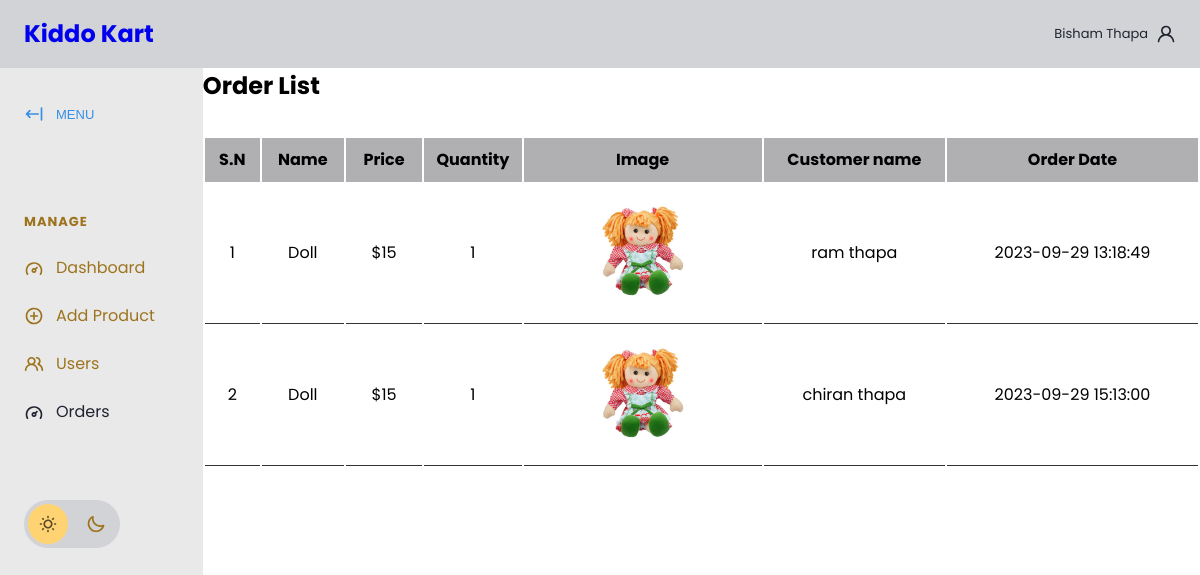
The page /php/viewproducts.php (signed in) on the database its author committed.
### tables this page shows
CREATE TABLE `orders` (
  `order_id` int(11) NOT NULL,
  `product_id` int(11) DEFAULT NULL,
  `users_id` int(11) DEFAULT NULL,
  `order_quantity` int(11) NOT NULL,
  `Order_Date` timestamp NOT NULL DEFAULT current_timestamp() ON UPDATE current_timestamp()
);

CREATE TABLE `products` (
  `id` int(11) NOT NULL,
  `categories` varchar(227) NOT NULL,
  `product_name` varchar(225) DEFAULT NULL,
  `product_price` varchar(225) DEFAULT NULL,
  `product_img` varchar(225) DEFAULT NULL,
  `c_id` int(11) DEFAULT NULL,
  `descriptions` varchar(200) DEFAULT NULL
);

CREATE TABLE `users` (
  `ID` int(11) NOT NULL,
  `Username` varchar(100) DEFAULT NULL,
  `Email` varchar(100) DEFAULT NULL,
  `Password` varchar(100) DEFAULT NULL,
  `Age` int(11) DEFAULT NULL,
  `UserRole` varchar(10) NOT NULL,
  `Phone_No` varchar(200) NOT NULL
);

### php/viewproducts.php (the view, shortened to what this page needs)
<?php
include_once('connection.php');
$username = $_SESSION['username']
?>
<!DOCTYPE html>
<html lang="en">
<head>
    <link rel="stylesheet" href="https://cdn.jsdelivr.net/npm/modern-normalize@1.1.0/modern-normalize.min.css">
    <link href='https://unpkg.com/boxicons@2.1.4/css/boxicons.min.css' rel='stylesheet'>
    <link rel="stylesheet" href="app.css">
    <link rel="stylesheet" href="./product.css">
</head>
<body>
    <header id="main-header">
        <nav>
            <ul>
                <li id="main-header__logo">
                    <a href="./admindb.html">
                        <h1>Kiddo Kart</h1>
                    </a>
                </li>
            </ul>
            <a href="#">
                <span><?php echo $username ?></span>
                <svg>
                    <use xlink:href="#icon-user"></use>
                </svg>
            </a>
        </nav>
    </header>
    <section id="main">
        <div id="sidebar">
            <button id="sidebar__collapse">
                <svg>
                    <use xlink:href="#icon-collapse"></use>
                </svg>
                <span>MENU</span>
            </button>
            <nav id="sidebar__nav">
            <ul>
               <li class="menu-heading"><span>Manage</span></li>
               <li>
                  <a href="admindb.php">
                     <svg>
                        <use xlink:href="#icon-dashboard"></use>
                     </svg>
                     <span>Dashboard</span>
                  </a>
               </li>
               <li>
                  <a href="./addproduct.php">
                     <svg>
                        <use xlink:href="#icon-add"></use>
                     </svg>
                     <span>Add Product</span>
                  </a>
               </li>
               <li>
                  <a href="userlist.php">
                     <svg>
                        <use xlink:href="#icon-users"></use>
                     </svg>
                     <span>Users</span>
                  </a>
               </li>
                    <li>
                        <a href="#" class="active">
                            <svg>
                                <use xlink:href="#icon-dashboard"></use>
                            </svg>
                            <span>Orders</span>
                        </a>
                    </li>
            </nav>
            <div id="sidebar__theme-switcher">
                <svg id="sidebar__theme-switcher__sun">
                    <use xlink:href="#icon-sun"></use>
                </svg>
                <svg id="sidebar__theme-switcher__moon">
                    <use xlink:href="#icon-moon"></use>
                </svg>
            </div>
        </div>
        <div class="form-container">
            <h1>Order List</h1>
            <div class="admin-product-form-container">
                <?php
                            $select = "SELECT  * FROM orders c
                            INNER JOIN products p ON p.id = c.product_id
                            INNER JOIN users u ON u.ID = c.users_id";
                $stmt = mysqli_prepare($conn, $select);
                mysqli_stmt_execute($stmt);
                $result = mysqli_stmt_get_result($stmt);
                $sn = 1;
                ?>
                <div class="product-display">
                    <table class="product-display-table">
                        <thead>
                            <tr>
                                <th>S.N</th>
                                <th>Name</th>
                                <th>Price</th>
                                <th>Quantity</th>
                                <th>Image</th>
                                <th>Customer name</th>
                                <th>Order Date</th>
                            </tr>
                        </thead>
                        <?php
                        while ($row = mysqli_fetch_assoc($result)) {
                            ?>
                            <tr>
                                <td>
                                    <?php echo $sn++; ?>
                                </td>
                                <td>
                                    <?php echo $row['product_name']; ?>
                                </td>
                                <td>
                                    <?php echo "$".$row['product_price']; ?>
                                </td>
                                <td>
                                    <?php echo $row['order_quantity']; ?>
                                </td>
                                <td><img src="./upload_image/<?php echo $row['product_img']; ?>" height="100"></td>
                                <td><?php echo $row['Username'] ?></td>
                                <td>
                                <?php echo $row['Order_Date']; ?>
                                </td>
                            </tr>
                        <?php } ?>
                    </table>
                </div>
            </div>
        </div>
    </section>
</body>
</html>

### php/app.css (style rules this page uses)
:root { --gray-base: #202430; --gray-shade-60: #13161D; --gray-tint-30: #912941; --gray-tint-50: #9d741d; --gray-tint-80: #D2D3D6; --gray-alpha-80: rgb(32 36 48 / .8); --gray-tint-90: #E9E9EA; --white-base: #fff; --primary-base: #358FE6; --extras-sun: #FFD371; --extras-moon: #7190FF; --extras-black-alpha-64: rgb(0 0 0 / .64); --extras-white-alpha-64: rgb(255 255 255 / .64); }
:root[data-theme="light"] { --main-header-bg: var(--gray-tint-80); --top-bar-icon-fill: var(--gray-base); --sidebar-bg: var(--gray-tint-90); --sidebar-icon-fill: var(--gray-tint-50); --sidebar-icon-active-fill: var(--gray-base); --sidebar-link-color: var(--gray-tint-50); --sidebar-link-active-color: var(--gray-base); --sidebar-menu-heading-color: var(--gray-tint-50); --theme-switcher-bg: var(--gray-tint-80); --theme-switcher-indicator: var(--extras-sun); --theme-switcher-indicator-pos: .25rem; --sun-icon-fill: var(--extras-black-alpha-64); --moon-icon-fill: var(--gray-tint-50); --main-header-link-color: var(--gray-base); }
html { font-size: 100%; line-height: 1.4; }
body { font-family: 'Figtree', sans-serif; }
#main-header { background-color: var(--main-header-bg); padding: 1rem 1.5rem; transition: background-color .4s ease-in-out; }
#main-header nav, #main-header ul, #main-header a { display: flex; align-items: center; }
#main-header nav { justify-content: space-between; }
#main-header nav ul { list-style: none; margin: 0; padding: 0; gap: 2rem; }
#main-header svg { width: 1.5rem; height: 1.5rem; fill: var(--top-bar-icon-fill); transition: fill .4s ease-in-out; }
#main-header__logo, #main-header a span { display: none; }
#main { position: relative; }
#sidebar { background-color: var(--sidebar-bg); padding: 1.5rem 0 1.5rem 1.5rem; position: absolute; top: 0; display: flex; flex-direction: column; gap: 4rem; min-height: 200%; align-items: flex-start; transform: translate3d(-100%, 0, 0); transition: transform .4s ease-in-out, background-color .4s ease-in-out; }
#sidebar svg { width: 1.25rem; height: 1.25rem; fill: var(--sidebar-icon-fill); transition: fill .4s ease-in-out; }
#sidebar__collapse { display: none; }
#sidebar__nav ul { list-style: none; padding: 0; margin: 0; }
#sidebar__nav ul a { display: flex; padding: .75rem 0; gap: .75rem; align-items: center; text-decoration: none; color: var(--sidebar-link-color); padding-right: 3rem; transition: color .3s ease-in-out; }
#sidebar__nav ul a.active { color: var(--sidebar-link-active-color); }
#sidebar__nav ul a.active svg { fill: var(--sidebar-icon-active-fill); }
.menu-heading { color: var(--sidebar-menu-heading-color); font-size: 81.25%; text-transform: uppercase; font-weight: 700; letter-spacing: 1px; padding: .75rem 0; }
#sidebar__theme-switcher { background-color: var(--theme-switcher-bg); border-radius: 50px; display: flex; align-items: center; padding: 0.875rem; gap: 1.75rem; position: relative; cursor: pointer; transition: background-color .4s ease-in-out; }
#sidebar__theme-switcher::before { content: ''; position: absolute; width: 2.5rem; height: 2.5rem; background-color: var(--theme-switcher-indicator); border-radius: 50px; z-index: 0; left: 0; transform: translateX(var(--theme-switcher-indicator-pos)); transition: transform .4s ease-in-out; }
#sidebar__theme-switcher svg { z-index: 1; }
#sidebar #sidebar__theme-switcher__sun { fill: var(--sun-icon-fill); }
#sidebar #sidebar__theme-switcher__moon { fill: var(--moon-icon-fill); }
@media screen and (min-width: 768px) { #main-header__logo { display: block; } }
@media screen and (min-width: 768px) { #main-header svg { width: 1.25rem; height: 1.25rem; } }
@media screen and (min-width: 768px) { #main-header a { text-decoration: none; } }
@media screen and (min-width: 768px) { #main-header a span { display: inline-block; font-size: 81.25%; color: var(--main-header-link-color); transition: color .4s ease-in-out; } }
@media screen and (min-width: 768px) { #main-header a { gap: .5rem; } }
@media screen and (min-width: 768px) { #sidebar { position: relative; transform: none; } }
@media screen and (min-width: 768px) { #main { display: grid; grid-template-columns: auto 1fr; } }
@media screen and (min-width: 768px) { #sidebar__collapse { display: flex; align-items: center; gap: .75rem; padding: .75rem 0; appearance: none; background: transparent; border: none; font-size: 81.25%; color: var(--primary-base); cursor: pointer; } }
@media screen and (min-width: 768px) { #sidebar__collapse svg { fill: var(--primary-base); } }

### rows shown on the page
orders: product.product_name "Doll", product.product_price "15", order_quantity "1", product.product_img (picture), users.Username "ram thapa", Order_Date "2023-09-29 13:18:49"
orders: product.product_name "Doll", product.product_price "15", order_quantity "1", product.product_img (picture), users.Username "chiran thapa", Order_Date "2023-09-29 15:13:00"

### other values the page prints
$username "Bisham Thapa"
